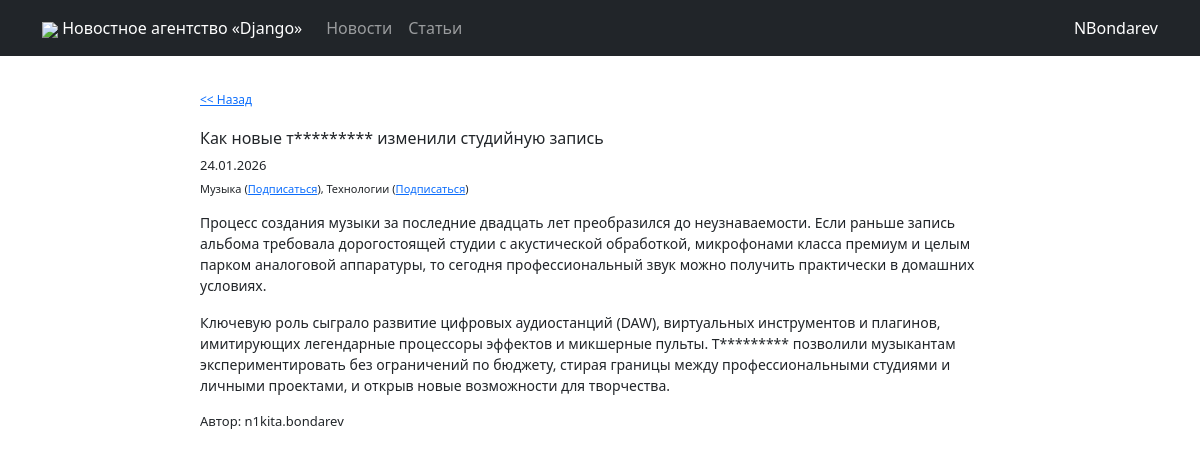
The app's page /articles/2 (signed in) with its own data.
### news/models.py (models this page shows, shortened)
class Post(models.Model):
    news = 'NE'
    article = 'AR'
    POST_TYPES = [
        (news, 'Новость'),
        (article, 'Статья'),
    ]
    author = models.ForeignKey(Author, on_delete=models.CASCADE)
    post_type = models.CharField(max_length=2, choices=POST_TYPES)
    created_at = models.DateTimeField(auto_now_add=True)
    title = models.CharField(max_length=255)
    text = models.TextField()
    rating = models.IntegerField(default=0)
    categories = models.ManyToManyField(Category, through="PostCategory")

class Author(models.Model):
    user = models.OneToOneField(User, on_delete=models.CASCADE)
    rating = models.IntegerField(default=0)

### news/views.py (the view)
# urls.py: path('<int:pk>', NewsInfo.as_view(), name="articles_info"),
class NewsInfo(DetailView):
    model = Post
    post_type = None
    template_name = None
    context_object_name = None
    def setup(self, request, *args, **kwargs):
        super().setup(request, *args, **kwargs)
        self.post_type = re.findall(r'(news|articles)', request.path)[0] if kwargs.get("post_type") is None else kwargs.get("post_type")
        self.template_name = f'{self.post_type}/info.html'
        self.context_object_name = self.post_type.__str__()
    def get_queryset(self):
        queryset = super().get_queryset()
        queryset = queryset.filter(
            post_type='NE' if self.post_type == "news" else "AR"
        )
        return queryset
    def get_context_data(self, **kwargs):
        obj = self.get_object()
        context = super().get_context_data(**kwargs)
        context['text'] = obj.text.split("\n")
        categories = PostCategory.objects.filter(post=obj)
        categories_subscribes = [
            user_category.category
            for user_category in UserCategory.objects.filter(
                user=self.request.user,
                category__in=[cat.category for cat in categories]
            )
        ]
        categories_text = []
        for category_item in categories:
            is_subscribed = category_item.category in categories_subscribes
            url = (f'<a href="/{"unsubscribe" if is_subscribed else "subscribe"}_category/{category_item.category.id}/?return_to={self.request.path}">'
                   f'{"Отписаться" if is_subscribed else "Подписаться"}</a>')
            categories_text.append(f"{category_item.category.name} ({url})")
        context['category_names'] = ", ".join(categories_text)
        context['is_author'] = self.object.author.user == self.request.user
        return context

### main_app/templatetags/custom_filters.py (called while the page is built)
@register.filter
def censor(value):
    value_split = value.split()
    for index, value_str in enumerate(value_split):
        if value_str.lower() in forbidden_words:
            value_split[index] = value_str[0] + "*" * (len(value_str) - 1)
    return " ".join(value_split)

### templates/articles/info.html (shortened to what this page needs)
{% extends 'flatpages/default.html' %}
{% load custom_filters %}
{% block content %}
    <div style="margin: 35px auto; width: 800px; text-align: left;">
        <div style="font-size: 12px; margin-bottom: 20px;"><a href="/articles"><< Назад</a>
        </div>
        <div>
            <h1 style="font-size: 16px">{{ articles.title|censor }}</h1>
            <p style="font-size: 13px; margin-bottom: 5px">{{ articles.created_at|date:'d.m.Y' }}</p>
            <p style="font-size: 11px; margin-bottom: 15px">{{ category_names|safe }}</p>
            {% for text_block in text %}
                <p style="font-size: 14px">{{ text_block|censor }}</p>
            {% endfor %}
            <p style="font-size: 13px; margin-bottom: 15px">Автор: {{ articles.author.user.username }}</p>
        </div>
    </div>
{% endblock content %}

### templates/flatpages/default.html (shortened to what this page needs)
<!DOCTYPE html>
<html lang="en">
    <head>
        {% load static %}
        <link href="{% static 'css/styles.css' %}" rel="stylesheet" />
    </head>
    <body>
        <nav class="navbar navbar-expand-lg navbar-dark bg-dark static-top">
           <div class="container">
               <a class="navbar-brand" href="/"><img src="{% static 'img/django_icon.png' %}" style="width: 30px"> Новостное агентство «Django»</a>
               <div class="collapse navbar-collapse" id="navbarResponsive">
                   <ul class="navbar-nav ml-auto">
                       <li class="nav-item active" style="display: flex;">
                           <a class="nav-link" href="/news">Новости</a>
                           <a class="nav-link" href="/articles">Статьи</a>
                       </li>
                   </ul>
               </div>
               {% if user.is_authenticated %}
                    <a href="/accounts/profile" class="profile-button">{{ user.username }}</a>
               {% else %}
                    <a href="/accounts/login" class="profile-button">Войти</a>
               {% endif %}
           </div>
</nav>
        <div class="container">
           <div class="row">
               <div class="col-lg-12 text-center">
                   {% block content %}{% endblock content %}
               </div>
           </div>
        </div>
    </body>
</html>

### records on screen
Post: title|censor "Как новые т********* изменили студийную запись", created_at "24.01.2026", author.user.username "n1kita.bondarev"

### other values on screen
{{ user.username }} "NBondarev"
{{ category_names|safe }} "Музыка ( Подписаться ), Технологии ( Подписаться )"
